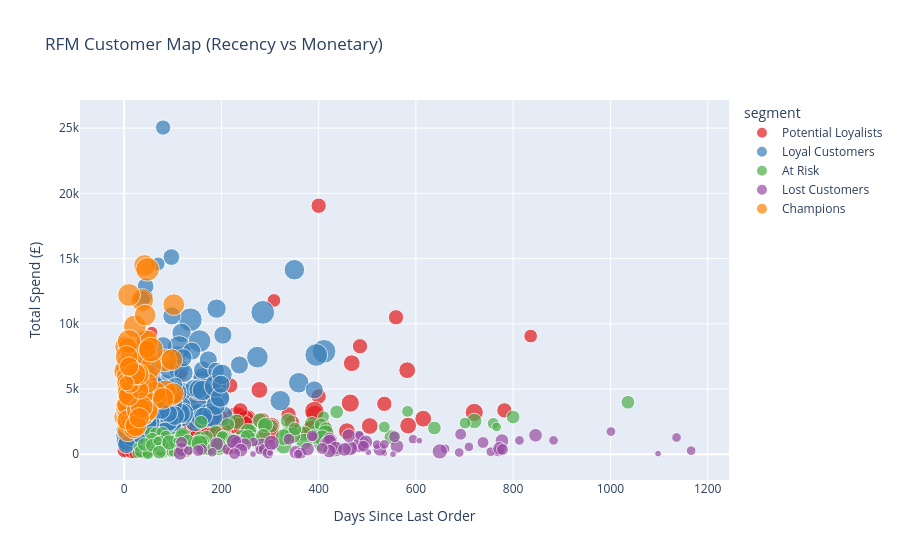

This figure's notebook cell:
### Code cell
# Segment profile heatmap
seg_profile = (rfm
               .groupby('segment')
               .agg(
                   customers  = ('customer_id', 'count'),
                   avg_recency   = ('recency',   'mean'),
                   avg_frequency = ('frequency', 'mean'),
                   avg_monetary  = ('monetary',  'mean')
               )
               .round(1)
               .reset_index())

print("\n=== SEGMENT PROFILES ===")
print(seg_profile.to_string(index=False))

fig = px.scatter(rfm, x='recency', y='monetary',
                 size='frequency', color='segment',
                 title='RFM Customer Map (Recency vs Monetary)',
                 hover_data=['customer_id', 'rfm_total'],
                 color_discrete_sequence=px.colors.qualitative.Set1,
                 labels={'recency': 'Days Since Last Order',
                         'monetary': 'Total Spend (£)'})
fig.show()

### Figure 1 — Plotly figure (JSON) as saved in the notebook; plotly's stock layout.template omitted (floating-point values rounded to 4 significant figures; data arrays with more than 128 entries replaced by an {"elided": "..."} marker saying what was removed)
{"data": [{"customdata": {"elided": "219x2 mixed values"}, "hovertemplate": "segment=Potential Loyalists<br>Days Since Last Order=%{x}<br>Total Spend (£)=%{y}<br>frequency=%{marker.size}<br>customer_id=%{customdata[0]}<br>rfm_total=%{customdata[1]}<extra></extra>", "legendgroup": "Potential Loyalists", "marker": {"color": "rgb(228,26,28)", "size": {"elided": "219 int values"}, "sizemode": "area", "sizeref": 0.0425, "symbol": "circle"}, "mode": "markers", "name": "Potential Loyalists", "orientation": "v", "showlegend": true, "type": "scatter", "x": {"elided": "219 int values"}, "xaxis": "x", "y": {"elided": "219 float values"}, "yaxis": "y"}, {"customdata": {"elided": "254x2 mixed values"}, "hovertemplate": "segment=Loyal Customers<br>Days Since Last Order=%{x}<br>Total Spend (£)=%{y}<br>frequency=%{marker.size}<br>customer_id=%{customdata[0]}<br>rfm_total=%{customdata[1]}<extra></extra>", "legendgroup": "Loyal Customers", "marker": {"color": "rgb(55,126,184)", "size": {"elided": "254 int values"}, "sizemode": "area", "sizeref": 0.0425, "symbol": "circle"}, "mode": "markers", "name": "Loyal Customers", "orientation": "v", "showlegend": true, "type": "scatter", "x": {"elided": "254 int values"}, "xaxis": "x", "y": {"elided": "254 float values"}, "yaxis": "y"}, {"customdata": {"elided": "116x2 mixed values"}, "hovertemplate": "segment=At Risk<br>Days Since Last Order=%{x}<br>Total Spend (£)=%{y}<br>frequency=%{marker.size}<br>customer_id=%{customdata[0]}<br>rfm_total=%{customdata[1]}<extra></extra>", "legendgroup": "At Risk", "marker": {"color": "rgb(77,175,74)", "size": [4, 5, 5, 4, 4, 5, 3, 4, 2, 7, 5, 6, 6, 4, 3, 2, 3, 5, 5, 5, 3, 4, 3, 5, 4, 5, 4, 4, 3, 6, 2, 5, 5, 4, 5, 3, 4, 4, 5, 7, 5, 5, 6, 6, 4, 2, 5, 4, 4, 4, 4, 4, 4, 5, 2, 5, 4, 3, 1, 5, 6, 3, 6, 4, 5, 1, 4, 4, 5, 3, 4, 4, 5, 4, 3, 5, 5, 4, 4, 3, 2, 4, 4, 4, 6, 4, 6, 4, 1, 4, 2, 6, 6, 3, 3, 6, 3, 5, 2, 5, 6, 6, 5, 3, 5, 5, 5, 1, 3, 4, 5, 5, 6, 5, 5, 4], "sizemode": "area", "sizeref": 0.0425, "symbol": "circle"}, "mode": "markers", "name": "At Risk", "orientation": "v", "showlegend": true, "type": "scatter", "x": [260, 279, 115, 78, 56, 231, 75, 112, 42, 193, 106, 328, 255, 66, 58, 76, 583, 337, 335, 402, 28, 800, 55, 400, 107, 386, 1036, 79, 86, 163, 28, 550, 265, 188, 720, 701, 638, 58, 99, 243, 120, 162, 406, 106, 303, 78, 152, 48, 114, 288, 213, 35, 158, 55, 73, 127, 72, 410, 176, 58, 113, 759, 175, 405, 216, 69, 120, 58, 290, 49, 437, 415, 392, 41, 206, 370, 117, 156, 241, 80, 101, 169, 73, 126, 414, 204, 407, 58, 71, 72, 69, 370, 111, 535, 120, 346, 202, 93, 766, 254, 328, 433, 121, 163, 120, 147, 286, 107, 131, 351, 194, 227, 155, 287, 118, 222], "xaxis": "x", "y": [1791.0, 2583.0, 200.9, 170.6, 1587.0, 2495.0, 629.2, 1056.0, 58.82, 584.6, 744.3, 658.5, 1728.0, 1585.0, 792.0, 130.8, 3288.0, 2568.0, 1523.0, 1680.0, 113.8, 2854.0, 639.8, 1861.0, 1262.0, 2306.0, 3984.0, 1601.0, 1398.0, 537.6, 550.6, 1300.0, 1081.0, 1712.0, 2551.0, 2391.0, 2013.0, 585.0, 344.1, 1205.0, 755.6, 944.6, 825.9, 923.9, 2162.0, 124.3, 933.7, 229.0, 1041.0, 2199.0, 2271.0, 226.4, 2455.0, 785.6, 218.7, 358.1, 744.6, 2873.0, 1058.0, 858.6, 385.4, 2359.0, 528.9, 2256.0, 1091.0, 863.9, 1418.0, 1146.0, 2244.0, 50.19, 3247.0, 1962.0, 1347.0, 756.6, 1259.0, 1582.0, 1243.0, 1253.0, 1032.0, 742.1, 162.2, 1314.0, 922.5, 639.2, 1613.0, 1319.0, 1229.0, 688.3, 729.6, 160.6, 1008.0, 966.4, 885.8, 2086.0, 1460.0, 1453.0, 1348.0, 902.7, 2096.0, 1319.0, 1306.0, 418.5, 964.6, 1019.0, 1468.0, 834.3, 1388.0, 1038.0, 1095.0, 1937.0, 675.9, 974.8, 846.0, 427.4, 380.7, 1056.0], "yaxis": "y"}, {"customdata": {"elided": "80x2 mixed values"}, "hovertemplate": "segment=Lost Customers<br>Days Since Last Order=%{x}<br>Total Spend (£)=%{y}<br>frequency=%{marker.size}<br>customer_id=%{customdata[0]}<br>rfm_total=%{customdata[1]}<extra></extra>", "legendgroup": "Lost Customers", "marker": {"color": "rgb(152,78,163)", "size": [3, 3, 5, 4, 4, 4, 1, 1, 2, 2, 4, 2, 3, 3, 3, 1, 2, 3, 3, 4, 5, 4, 4, 4, 3, 2, 3, 3, 3, 2, 2, 2, 3, 4, 3, 4, 3, 5, 5, 2, 3, 2, 5, 4, 3, 3, 4, 1, 3, 4, 3, 4, 5, 3, 1, 4, 2, 4, 4, 2, 4, 2, 2, 2, 3, 5, 1, 5, 2, 1, 4, 2, 3, 4, 1, 3, 2, 2, 3, 2], "sizemode": "area", "sizeref": 0.0425, "symbol": "circle"}, "mode": "markers", "name": "Lost Customers", "orientation": "v", "showlegend": true, "type": "scatter", "x": [416, 233, 283, 416, 119, 846, 502, 535, 279, 266, 561, 660, 213, 339, 692, 366, 709, 437, 471, 490, 233, 425, 353, 777, 482, 813, 159, 422, 363, 388, 766, 1136, 770, 248, 738, 115, 301, 226, 484, 754, 288, 594, 464, 462, 118, 296, 772, 553, 152, 240, 778, 190, 422, 556, 265, 377, 181, 435, 453, 1166, 526, 689, 883, 484, 387, 649, 1098, 303, 520, 300, 497, 132, 227, 422, 607, 492, 535, 358, 407, 1001], "xaxis": "x", "y": [886.2, 925.8, 657.3, 861.6, 367.5, 1455.0, 161.3, 88.15, 320.5, 949.4, 603.9, 415.2, 385.5, 1149.0, 1537.0, 16.52, 565.4, 288.0, 475.9, 884.6, 844.5, 1077.0, 156.8, 1043.0, 1377.0, 1059.0, 366.8, 1246.0, 79.75, 1361.0, 236.5, 1284.0, 251.4, 736.3, 900.6, 71.26, 695.4, 955.1, 709.2, 195, 383.8, 1157.0, 469.2, 1429.0, 908.8, 88.47, 449.1, 5.304, 287.4, 318.2, 368.9, 795.2, 937.0, 1342.0, 16.74, 400.0, 154.3, 475.7, 370.3, 273.9, 377.2, 132.7, 1061.0, 1441.0, 1405.0, 221.1, 48.36, 876.7, 740.4, 98.35, 954.6, 280.6, 47.95, 244.5, 1043.0, 613.4, 758.7, 4.833, 439.5, 1737.0], "yaxis": "y"}, {"customdata": {"elided": "124x2 mixed values"}, "hovertemplate": "segment=Champions<br>Days Since Last Order=%{x}<br>Total Spend (£)=%{y}<br>frequency=%{marker.size}<br>customer_id=%{customdata[0]}<br>rfm_total=%{customdata[1]}<extra></extra>", "legendgroup": "Champions", "marker": {"color": "rgb(255,127,0)", "size": [10, 7, 8, 10, 10, 9, 10, 6, 9, 10, 9, 12, 11, 8, 11, 12, 9, 10, 12, 10, 13, 11, 12, 11, 9, 9, 7, 10, 8, 9, 12, 9, 8, 8, 9, 8, 9, 11, 9, 10, 17, 9, 10, 8, 10, 9, 8, 11, 9, 12, 7, 10, 10, 8, 7, 10, 13, 11, 10, 11, 7, 7, 7, 7, 8, 12, 8, 9, 10, 12, 8, 9, 7, 9, 7, 6, 9, 7, 11, 7, 10, 9, 7, 11, 9, 7, 9, 7, 9, 6, 13, 12, 11, 10, 10, 9, 9, 9, 12, 8, 12, 10, 7, 9, 9, 7, 11, 9, 13, 10, 12, 9, 10, 10, 11, 9, 9, 7, 7, 10, 11, 5, 8, 13], "sizemode": "area", "sizeref": 0.0425, "symbol": "circle"}, "mode": "markers", "name": "Champions", "orientation": "v", "showlegend": true, "type": "scatter", "x": [42, 12, 30, 97, 35, 7, 14, 7, 29, 14, 29, 34, 17, 24, 34, 18, 2, 48, 21, 1, 40, 26, 27, 7, 3, 6, 17, 10, 54, 38, 22, 11, 20, 23, 4, 51, 24, 85, 49, 36, 13, 29, 38, 6, 8, 37, 24, 37, 8, 24, 7, 3, 8, 42, 49, 47, 52, 2, 85, 22, 9, 5, 23, 3, 17, 48, 29, 20, 101, 17, 42, 14, 23, 22, 10, 27, 21, 22, 65, 2, 43, 6, 23, 8, 17, 18, 20, 7, 28, 26, 37, 10, 5, 98, 47, 26, 6, 13, 10, 33, 34, 64, 48, 41, 31, 42, 10, 49, 30, 24, 26, 48, 80, 102, 36, 31, 9, 32, 13, 29, 21, 5, 10, 55], "xaxis": "x", "y": [14470.0, 5528.0, 6107.0, 4511.0, 3250.0, 4805.0, 4376.0, 6608.0, 3255.0, 3832.0, 6766.0, 5719.0, 5908.0, 6255.0, 7294.0, 2442.0, 3676.0, 6076.0, 3913.0, 2870.0, 3155.0, 3037.0, 2754.0, 3202.0, 3652.0, 2370.0, 4532.0, 2333.0, 4656.0, 3336.0, 3256.0, 4802.0, 3318.0, 4074.0, 6528.0, 8351.0, 2882.0, 7199.0, 3645.0, 3236.0, 5478.0, 4658.0, 4256.0, 6987.0, 2457.0, 3736.0, 4047.0, 11820.0, 4355.0, 3248.0, 3690.0, 8237.0, 1792.0, 8828.0, 7755.0, 8698.0, 6761.0, 6366.0, 4867.0, 9800.0, 3636.0, 3153.0, 5953.0, 5991.0, 5016.0, 14180.0, 4909.0, 2617.0, 4642.0, 7663.0, 4493.0, 2634.0, 3931.0, 2295.0, 3653.0, 5143.0, 2989.0, 5421.0, 4299.0, 3806.0, 10660.0, 5503.0, 6321.0, 3794.0, 5088.0, 5342.0, 1973.0, 8242.0, 4326.0, 5530.0, 3087.0, 8647.0, 7474.0, 7253.0, 3455.0, 6108.0, 2618.0, 4794.0, 4715.0, 5633.0, 5153.0, 4767.0, 8058.0, 4625.0, 5993.0, 4493.0, 12210.0, 3337.0, 3407.0, 2181.0, 5563.0, 5440.0, 4283.0, 11470.0, 3625.0, 2798.0, 4454.0, 4916.0, 5365.0, 6134.0, 6160.0, 5454.0, 6720.0, 8026.0], "yaxis": "y"}], "layout": {"autosize": true, "legend": {"itemsizing": "constant", "title": {"text": "segment"}, "tracegroupgap": 0}, "title": {"text": "RFM Customer Map (Recency vs Monetary)"}, "xaxis": {"anchor": "y", "autorange": true, "domain": [0, 1], "range": [-84.39, 1241.0], "title": {"text": "Days Since Last Order"}, "type": "linear"}, "yaxis": {"anchor": "x", "autorange": true, "domain": [0, 1], "range": [-2894.0, 28070.0], "title": {"text": "Total Spend (£)"}, "type": "linear"}}}
